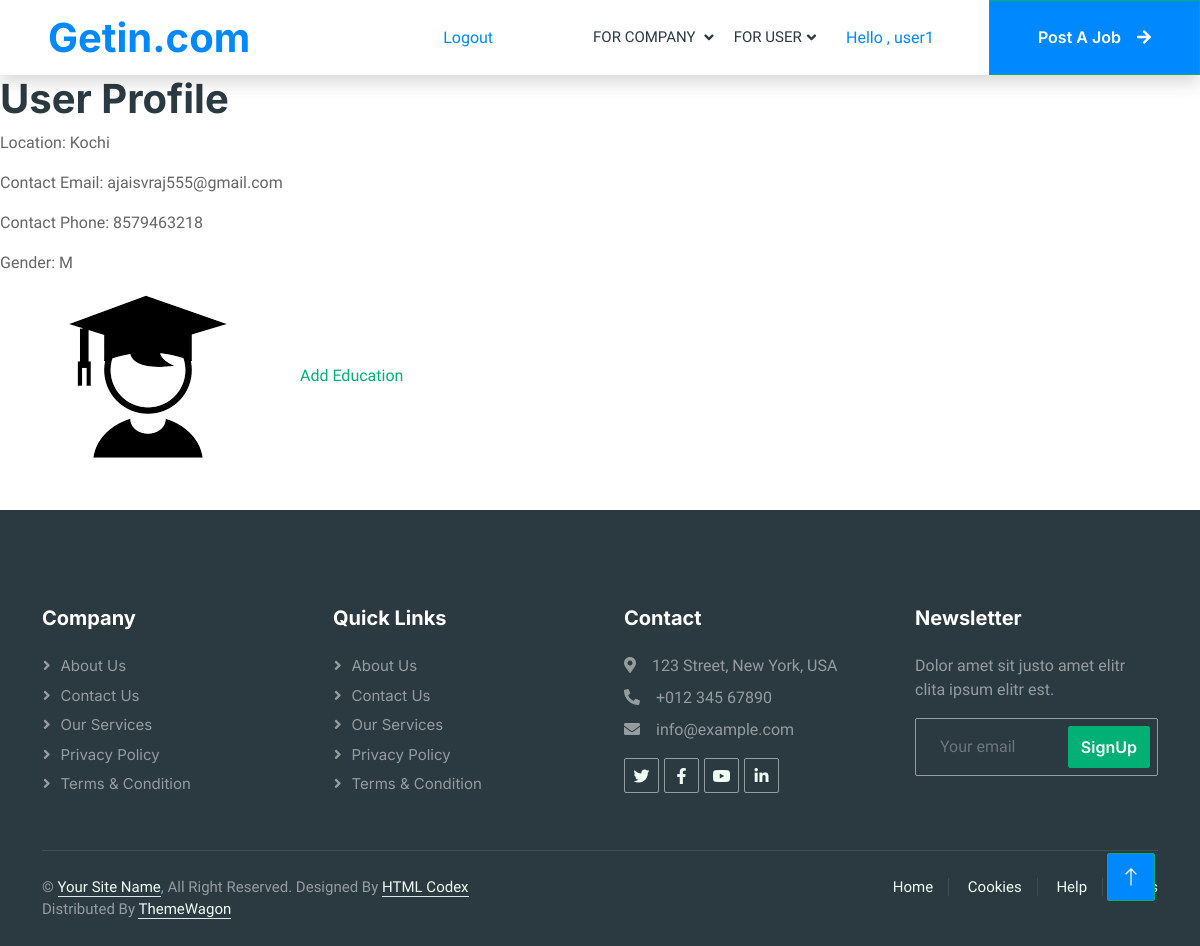
The page /user_profile_details/2/ (signed in) on the database its author committed.
### account/models.py (models this page shows, shortened)
class CustomUser(AbstractUser):
    class Role(models.TextChoices):
        ADMIN = "ADMIN", "Admin"
        USER = "USER", "User"
        COMPANY = "COMPANY", "Company"
    base_role = Role.ADMIN
    role = models.CharField(max_length=50, choices=Role.choices)

### user/models.py (models this page shows, shortened)
class UserProfile(models.Model):
    GENDER_CHOICES = (
        ('M', 'Male'),
        ('F', 'Female'),
        ('O', 'Other'),
    )
    user = models.OneToOneField(CustomUser,on_delete=models.CASCADE,null=True)
    gender = models.CharField(max_length=1,choices=GENDER_CHOICES,null=True)
    name = models.CharField(max_length=100)
    location = models.CharField(max_length=100)
    cont_email = models.EmailField()
    cont_phone = models.CharField(max_length=20)
    profile_image = models.ImageField(upload_to='profile_images/', null=True, blank=True)

### user/decorators.py (the view)
    def wrappeer(request,*args,**kwargs):
        if not request.user.is_authenticated:
            return redirect('user_login')
        else:
            if request.user.role != 'USER':
                return render(request, "unauthorized.html")
        return function(request,*args,**kwargs)

### user/views.py (called while the page is built)
@user_login_required
def user_profile_details(request,id):
    profile_details = UserProfile.objects.get(id=id)
    context = {'profileview':profile_details}
    return render(request,'user/user_profile_details.html',context)

### templates/user/user_profile_details.html (shortened to what this page needs)
{% extends 'base.html' %}
{% block content %}
<h1>User Profile</h1>
{% if profileview %}
    <p>Location: {{ profileview.location }}</p>
    <p>Contact Email: {{ profileview.cont_email }}</p>
    <p>Contact Phone: {{ profileview.cont_phone }}</p>
    <p>Gender: {{ profileview.gender }}</p>
    {% if profileview.profile_image %}
        <img src="{{ profileview.profile_image.url }}" alt="Profile Image">
    {% else %}
        <p>No profile image available</p>
    {% endif %}
{% else %}
    <p>User profile not found.</p>
{% endif %}
<a href="{% url 'add_education' %}">Add Education</a>
{% endblock %}

### templates/base.html (shortened to what this page needs)
{% load static %}
<head>
    <link href="https://cdnjs.cloudflare.com/ajax/libs/font-awesome/5.10.0/css/all.min.css" rel="stylesheet">
    <link href="https://cdn.jsdelivr.net/npm/bootstrap-icons@1.4.1/font/bootstrap-icons.css" rel="stylesheet">
    <link href="{% static 'lib/animate/animate.min.css' %}" rel="stylesheet">
    <link href="{% static 'lib/owlcarousel/assets/owl.carousel.min.css' %}" rel="stylesheet">
    <link href="{% static 'css/bootstrap.min.css' %}" rel="stylesheet">
    <link href="{% static 'css/style.css' %}" rel="stylesheet">
</head>
<body>
    <!DOCTYPE html>
    <html lang="en">
    <div class="container-xxl bg-white p-0">
        <nav class="navbar navbar-expand-lg bg-white navbar-light shadow sticky-top p-0">
            <a href="{% url 'user_index' %}" class="navbar-brand d-flex align-items-center text-center py-0 px-4 px-lg-5">
                <h1 class="m-0 text-primary">Getin.com</h1>
            </a>
            <div class="collapse navbar-collapse" id="navbarCollapse">
                <div class="navbar-nav ms-auto p-4 p-lg-0">
                    {% if request.user.is_authenticated %}
                    <a style="margin-top: 25px; margin-right: 100px; color: #0089ff;" href="{% url 'logout_user' %}"> Logout</a>
                   {% endif %}
                    <div class="nav-item dropdown">
                        {% if request.user.is_authenticated %}
                        <a style="margin-right: 20px;" href="#" class="nav-link dropdown-toggle" data-bs-toggle="dropdown">For Company                                                                                                                          </a>
                    </div>
                    <div class="nav-item dropdown">
                        <a href="#" class="nav-link dropdown-toggle" data-bs-toggle="dropdown">For User</a>
                            {% endif %}
                    </div>
                </div>
                {% if request.user.is_authenticated %}
                        <a  style="text-decoration: none; margin-right: 55px; color: #0089ff;" href="{% url 'user_profileview' %}">Hello , {{ request.user.username }}</a>
                        {% else %}
                <p>Please log in to access this content.</p>
                        {% endif %}
                <a style="color:#ffffff; background-color: #0089ff;" href="" class="btn btn-primary rounded-0 py-4 px-lg-5 d-none d-lg-block">Post A Job<i class="fa fa-arrow-right ms-3"></i></a>
            </div>
        </nav>
        {% block content %}
        {% endblock %}
 <div class="container-fluid bg-dark text-white-50 footer pt-5 mt-5 wow fadeIn" data-wow-delay="0.1s">
    <div class="container py-5">
        <div class="row g-5">
            <div class="col-lg-3 col-md-6">
                <h5 class="text-white mb-4">Company</h5>
                <a class="btn btn-link text-white-50" href="">About Us</a>
                <a class="btn btn-link text-white-50" href="">Contact Us</a>
                <a class="btn btn-link text-white-50" href="">Our Services</a>
                <a class="btn btn-link text-white-50" href="">Privacy Policy</a>
                <a class="btn btn-link text-white-50" href="">Terms & Condition</a>
            </div>
            <div class="col-lg-3 col-md-6">
                <h5 class="text-white mb-4">Quick Links</h5>
                <a class="btn btn-link text-white-50" href="">About Us</a>
                <a class="btn btn-link text-white-50" href="">Contact Us</a>
                <a class="btn btn-link text-white-50" href="">Our Services</a>
                <a class="btn btn-link text-white-50" href="">Privacy Policy</a>
                <a class="btn btn-link text-white-50" href="">Terms & Condition</a>
            </div>
            <div class="col-lg-3 col-md-6">
                <h5 class="text-white mb-4">Contact</h5>
                <p class="mb-2"><i class="fa fa-map-marker-alt me-3"></i>123 Street, New York, USA</p>
                <p class="mb-2"><i class="fa fa-phone-alt me-3"></i>+012 345 67890</p>
                <p class="mb-2"><i class="fa fa-envelope me-3"></i>info@example.com</p>
                <div class="d-flex pt-2">
                    <a class="btn btn-outline-light btn-social" href=""><i class="fab fa-twitter"></i></a>
                    <a class="btn btn-outline-light btn-social" href=""><i class="fab fa-facebook-f"></i></a>
                    <a class="btn btn-outline-light btn-social" href=""><i class="fab fa-youtube"></i></a>
                    <a class="btn btn-outline-light btn-social" href=""><i class="fab fa-linkedin-in"></i></a>
                </div>
            </div>
            <div class="col-lg-3 col-md-6">
                <h5 class="text-white mb-4">Newsletter</h5>
                <p>Dolor amet sit justo amet elitr clita ipsum elitr est.</p>
                <div class="position-relative mx-auto" style="max-width: 400px;">
                    <input class="form-control bg-transparent w-100 py-3 ps-4 pe-5" type="text" placeholder="Your email">
                    <button type="button" class="btn btn-primary py-2 position-absolute top-0 end-0 mt-2 me-2">SignUp</button>
                </div>
            </div>
        </div>
    </div>
    <div class="container">
        <div class="copyright">
            <div class="row">
                <div class="col-md-6 text-center text-md-start mb-3 mb-md-0">
                    &copy; <a class="border-bottom" href="#">Your Site Name</a>, All Right Reserved.
                    Designed By <a class="border-bottom" href="https://htmlcodex.com">HTML Codex</a>
                    </br>Distributed By <a class="border-bottom" href="https://themewagon.com" target="_blank">ThemeWagon</a>
                </div>
                <div class="col-md-6 text-center text-md-end">
                    <div class="footer-menu">
                        <a href="">Home</a>
                        <a href="">Cookies</a>
                        <a href="">Help</a>
                        <a href="">FQAs</a>
                    </div>
                </div>
            </div>
        </div>
    </div>
</div>
<a style="background-color: #0089ff;" href="#" class="btn btn-lg btn-primary btn-lg-square back-to-top"><i class="bi bi-arrow-up"></i></a>
</div>
</body>
</html>

### static/css/style.css (style rules this page uses)
:root { --primary: #00B074; --secondary: #2B9BFF; --light: #EFFDF5; --dark: #2B3940; }
.back-to-top { position: fixed; display: none; right: 45px; bottom: 45px; z-index: 99; }
.btn { font-family: 'Inter', sans-serif; font-weight: 600; transition: .5s; }
.btn.btn-primary, .btn.btn-secondary { color: #FFFFFF; }
.btn-lg-square { width: 48px; height: 48px; }
.btn-square, .btn-sm-square, .btn-lg-square { padding: 0; display: flex; align-items: center; justify-content: center; font-weight: normal; border-radius: 2px; }
.navbar .dropdown-toggle::after { border: none; content: "\f107"; font-family: "Font Awesome 5 Free"; font-weight: 900; vertical-align: middle; margin-left: 5px; transition: .5s; }
.navbar-dark .navbar-nav .nav-link, .navbar-light .navbar-nav .nav-link { margin-right: 30px; padding: 25px 0; color: #FFFFFF; font-size: 15px; text-transform: uppercase; outline: none; }
.navbar-light .navbar-brand, .navbar-light a.btn { height: 75px; }
.navbar-light .navbar-nav .nav-link { color: var(--dark); font-weight: 500; }
.navbar-light.sticky-top { top: -100px; transition: .5s; }
.footer .btn.btn-social { margin-right: 5px; width: 35px; height: 35px; display: flex; align-items: center; justify-content: center; color: var(--light); border: 1px solid rgba(255,255,255,0.5); border-radius: 2px; transition: .3s; }
.footer .btn.btn-link { display: block; margin-bottom: 5px; padding: 0; text-align: left; font-size: 15px; font-weight: normal; text-transform: capitalize; transition: .3s; }
.footer .btn.btn-link::before { position: relative; content: "\f105"; font-family: "Font Awesome 5 Free"; font-weight: 900; margin-right: 10px; }
.footer .form-control { border-color: rgba(255,255,255,0.5); }
.footer .copyright { padding: 25px 0; font-size: 15px; border-top: 1px solid rgba(256, 256, 256, .1); }
.footer .copyright a { color: var(--light); }
.footer .footer-menu a { margin-right: 15px; padding-right: 15px; border-right: 1px solid rgba(255, 255, 255, .1); }
.footer .footer-menu a:last-child { margin-right: 0; padding-right: 0; border-right: none; }

### templates/base.html (style rules this page uses)
.text-primary { color: #0089ff !important; }

### rows shown on the page
CustomUser: user.username "user1"
UserProfile: location "Kochi", cont_email "ajaisvraj555@gmail.com", cont_phone "8579463218", gender "M", profile_image (picture)
